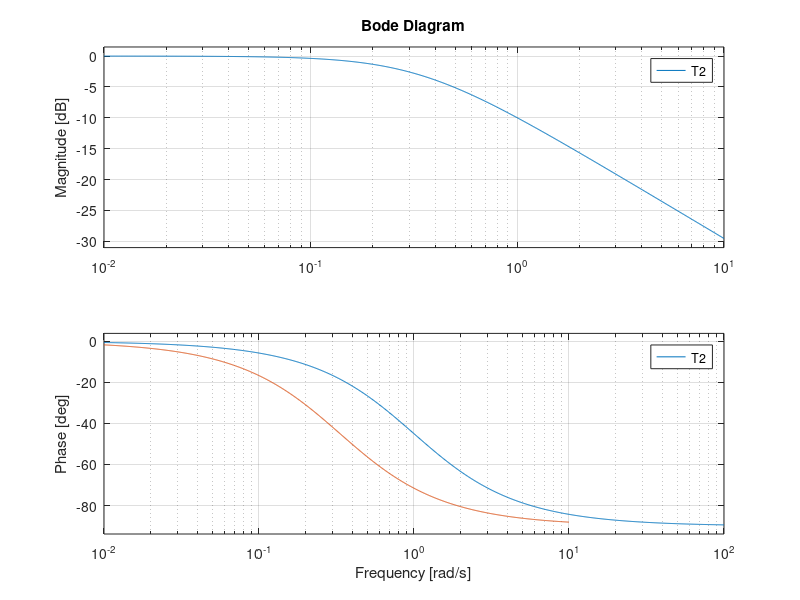
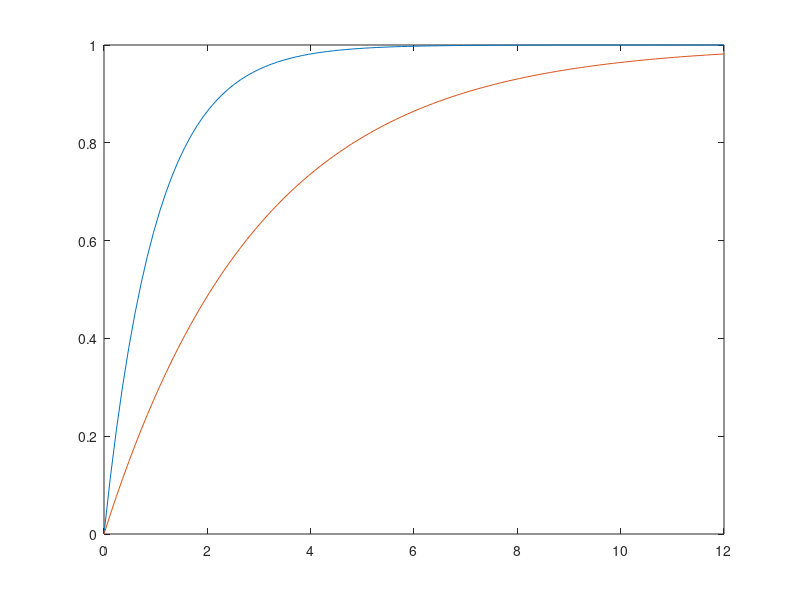

MATLAB code for these plots, in order: (Note: this script raises an error after producing the figures.)
% ej0610_datosenf
% sistema de lazo cerrado:
T1 = tf(1,[1,1])
T2 = tf(1,[3,1])
figure(1)
bode(T1)
hold on;
bode(T2)
hold off

[y1,t1]=step(T1,12);
[y2,t2]=step(T2,12);
figure(2)
plot(t1,y1,t2,y2)

% Sistema de segundo orden
% g=1/(s*(0.5*s+1)*(s+1))
G = tf(1,conv([1,0],conv([0.5,1],[1,1])))
T = feedback(G,1) % lazo cerrado
pLC = roots(T.Denominator{1})

% Margen de fase y margen de ganancia
figure
margin(G)
figure
bode(T)

figure
step(T)
